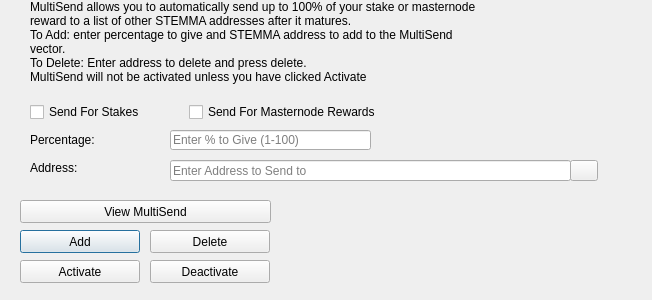
<?xml version="1.0" encoding="UTF-8"?>
<ui version="4.0">
 <class>MultiSendDialog</class>
 <widget class="QDialog" name="MultiSendDialog">
  <property name="windowModality">
   <enum>Qt::NonModal</enum>
  </property>
  <property name="geometry">
   <rect>
    <x>0</x>
    <y>0</y>
    <width>652</width>
    <height>300</height>
   </rect>
  </property>
  <property name="windowTitle">
   <string>MultiSend</string>
  </property>
  <widget class="QLineEdit" name="multiSendPercentEdit">
   <property name="geometry">
    <rect>
     <x>170</x>
     <y>130</y>
     <width>201</width>
     <height>20</height>
    </rect>
   </property>
   <property name="toolTip">
    <string>Enter whole numbers 1 - 100</string>
   </property>
   <property name="placeholderText">
    <string>Enter % to Give (1-100)</string>
   </property>
  </widget>
  <widget class="QLineEdit" name="multiSendAddressEdit">
   <property name="geometry">
    <rect>
     <x>170</x>
     <y>160</y>
     <width>401</width>
     <height>21</height>
    </rect>
   </property>
   <property name="toolTip">
    <string/>
   </property>
   <property name="placeholderText">
    <string>Enter Address to Send to</string>
   </property>
  </widget>
  <widget class="QLabel" name="label_2">
   <property name="geometry">
    <rect>
     <x>30</x>
     <y>0</y>
     <width>451</width>
     <height>121</height>
    </rect>
   </property>
   <property name="lineWidth">
    <number>1</number>
   </property>
   <property name="text">
    <string>MultiSend allows you to automatically send up to 100% of your stake or masternode reward to a list of other STEMMA addresses after it matures.
To Add: enter percentage to give and STEMMA address to add to the MultiSend vector.
To Delete: Enter address to delete and press delete.
MultiSend will not be activated unless you have clicked Activate</string>
   </property>
   <property name="alignment">
    <set>Qt::AlignLeading|Qt::AlignLeft|Qt::AlignTop</set>
   </property>
   <property name="wordWrap">
    <bool>true</bool>
   </property>
  </widget>
  <widget class="QLabel" name="message">
   <property name="geometry">
    <rect>
     <x>290</x>
     <y>200</y>
     <width>351</width>
     <height>91</height>
    </rect>
   </property>
   <property name="text">
    <string/>
   </property>
  </widget>
  <widget class="QPushButton" name="addButton">
   <property name="geometry">
    <rect>
     <x>20</x>
     <y>230</y>
     <width>120</width>
     <height>23</height>
    </rect>
   </property>
   <property name="toolTip">
    <string/>
   </property>
   <property name="statusTip">
    <string>Add to MultiSend Vector</string>
   </property>
   <property name="text">
    <string>Add</string>
   </property>
  </widget>
  <widget class="QPushButton" name="disableButton">
   <property name="geometry">
    <rect>
     <x>150</x>
     <y>260</y>
     <width>120</width>
     <height>23</height>
    </rect>
   </property>
   <property name="statusTip">
    <string>Deactivate MultiSend</string>
   </property>
   <property name="text">
    <string>Deactivate</string>
   </property>
  </widget>
  <widget class="QPushButton" name="addressBookButton">
   <property name="geometry">
    <rect>
     <x>570</x>
     <y>160</y>
     <width>28</width>
     <height>21</height>
    </rect>
   </property>
   <property name="toolTip">
    <string>Choose an address from the address book</string>
   </property>
   <property name="text">
    <string/>
   </property>
   <property name="icon">
    <iconset resource="../stemma.qrc">
     <normaloff>:/icons/address-book</normaloff>:/icons/address-book</iconset>
   </property>
   <property name="shortcut">
    <string>Alt+A</string>
   </property>
   <property name="autoDefault">
    <bool>false</bool>
   </property>
  </widget>
  <widget class="QLabel" name="label">
   <property name="geometry">
    <rect>
     <x>30</x>
     <y>130</y>
     <width>121</width>
     <height>20</height>
    </rect>
   </property>
   <property name="toolTip">
    <string>Percentage of stake to send</string>
   </property>
   <property name="text">
    <string>Percentage:</string>
   </property>
  </widget>
  <widget class="QLabel" name="label_5">
   <property name="geometry">
    <rect>
     <x>30</x>
     <y>160</y>
     <width>111</width>
     <height>16</height>
    </rect>
   </property>
   <property name="toolTip">
    <string>Address to send portion of stake to</string>
   </property>
   <property name="text">
    <string>Address:</string>
   </property>
  </widget>
  <widget class="QPushButton" name="deleteButton">
   <property name="geometry">
    <rect>
     <x>150</x>
     <y>230</y>
     <width>120</width>
     <height>23</height>
    </rect>
   </property>
   <property name="toolTip">
    <string/>
   </property>
   <property name="statusTip">
    <string>Delete Address From MultiSend Vector</string>
   </property>
   <property name="text">
    <string>Delete</string>
   </property>
  </widget>
  <widget class="QPushButton" name="activateButton">
   <property name="geometry">
    <rect>
     <x>20</x>
     <y>260</y>
     <width>120</width>
     <height>23</height>
    </rect>
   </property>
   <property name="statusTip">
    <string>Activate MultiSend</string>
   </property>
   <property name="text">
    <string>Activate</string>
   </property>
  </widget>
  <widget class="QPushButton" name="viewButton">
   <property name="geometry">
    <rect>
     <x>20</x>
     <y>200</y>
     <width>251</width>
     <height>23</height>
    </rect>
   </property>
   <property name="toolTip">
    <string/>
   </property>
   <property name="statusTip">
    <string>View MultiSend Vector</string>
   </property>
   <property name="text">
    <string>View MultiSend</string>
   </property>
  </widget>
  <widget class="QWidget" name="horizontalLayoutWidget">
   <property name="geometry">
    <rect>
     <x>30</x>
     <y>100</y>
     <width>351</width>
     <height>24</height>
    </rect>
   </property>
   <layout class="QHBoxLayout" name="horizontalLayout">
    <item>
     <widget class="QCheckBox" name="multiSendStakeCheckBox">
      <property name="text">
       <string>Send For Stakes</string>
      </property>
     </widget>
    </item>
    <item>
     <widget class="QCheckBox" name="multiSendMasternodeCheckBox">
      <property name="text">
       <string>Send For Masternode Rewards</string>
      </property>
     </widget>
    </item>
   </layout>
  </widget>
 </widget>
 <resources>
  <include location="../stemma.qrc"/>
 </resources>
 <connections/>
</ui>
